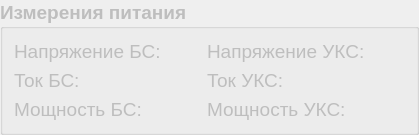
       <widget class="QGroupBox" name="groupBox_8">
        <property name="enabled">
         <bool>false</bool>
        </property>
        <property name="minimumSize">
         <size>
          <width>0</width>
          <height>0</height>
         </size>
        </property>
        <property name="maximumSize">
         <size>
          <width>16777215</width>
          <height>16777215</height>
         </size>
        </property>
        <property name="font">
         <font>
          <pointsize>14</pointsize>
          <weight>75</weight>
          <bold>true</bold>
         </font>
        </property>
        <property name="title">
         <string>Измерения питания</string>
        </property>
        <layout class="QGridLayout" name="gridLayout">
         <item row="0" column="5">
          <spacer name="horizontalSpacer_2">
           <property name="orientation">
            <enum>Qt::Horizontal</enum>
           </property>
           <property name="sizeHint" stdset="0">
            <size>
             <width>40</width>
             <height>20</height>
            </size>
           </property>
          </spacer>
         </item>
         <item row="2" column="1">
          <widget class="QLabel" name="label_BS3">
           <property name="font">
            <font>
             <pointsize>14</pointsize>
             <weight>50</weight>
             <bold>false</bold>
            </font>
           </property>
           <property name="text">
            <string>Мощность БС:</string>
           </property>
          </widget>
         </item>
         <item row="0" column="4">
          <widget class="QLabel" name="label_UKS1">
           <property name="font">
            <font>
             <pointsize>14</pointsize>
             <weight>50</weight>
             <bold>false</bold>
            </font>
           </property>
           <property name="text">
            <string>Напряжение УКС:</string>
           </property>
          </widget>
         </item>
         <item row="1" column="1">
          <widget class="QLabel" name="label_BS2">
           <property name="font">
            <font>
             <pointsize>14</pointsize>
             <weight>50</weight>
             <bold>false</bold>
            </font>
           </property>
           <property name="text">
            <string>Ток БС:</string>
           </property>
          </widget>
         </item>
         <item row="0" column="1">
          <widget class="QLabel" name="label_BS1">
           <property name="font">
            <font>
             <pointsize>14</pointsize>
             <weight>50</weight>
             <bold>false</bold>
            </font>
           </property>
           <property name="text">
            <string>Напряжение БС:</string>
           </property>
          </widget>
         </item>
         <item row="2" column="5">
          <spacer name="horizontalSpacer_6">
           <property name="orientation">
            <enum>Qt::Horizontal</enum>
           </property>
           <property name="sizeHint" stdset="0">
            <size>
             <width>40</width>
             <height>20</height>
            </size>
           </property>
          </spacer>
         </item>
         <item row="1" column="5">
          <spacer name="horizontalSpacer_5">
           <property name="orientation">
            <enum>Qt::Horizontal</enum>
           </property>
           <property name="sizeHint" stdset="0">
            <size>
             <width>40</width>
             <height>20</height>
            </size>
           </property>
          </spacer>
         </item>
         <item row="1" column="4">
          <widget class="QLabel" name="label_UKS2">
           <property name="font">
            <font>
             <pointsize>14</pointsize>
             <weight>50</weight>
             <bold>false</bold>
            </font>
           </property>
           <property name="text">
            <string>Ток УКС:</string>
           </property>
          </widget>
         </item>
         <item row="2" column="4">
          <widget class="QLabel" name="label_UKS3">
           <property name="font">
            <font>
             <pointsize>14</pointsize>
             <weight>50</weight>
             <bold>false</bold>
            </font>
           </property>
           <property name="text">
            <string>Мощность УКС:</string>
           </property>
          </widget>
         </item>
         <item row="2" column="3">
          <spacer name="horizontalSpacer_4">
           <property name="orientation">
            <enum>Qt::Horizontal</enum>
           </property>
           <property name="sizeHint" stdset="0">
            <size>
             <width>40</width>
             <height>20</height>
            </size>
           </property>
          </spacer>
         </item>
         <item row="1" column="3">
          <spacer name="horizontalSpacer_3">
           <property name="orientation">
            <enum>Qt::Horizontal</enum>
           </property>
           <property name="sizeHint" stdset="0">
            <size>
             <width>40</width>
             <height>20</height>
            </size>
           </property>
          </spacer>
         </item>
         <item row="0" column="3">
          <spacer name="horizontalSpacer">
           <property name="orientation">
            <enum>Qt::Horizontal</enum>
           </property>
           <property name="sizeHint" stdset="0">
            <size>
             <width>40</width>
             <height>20</height>
            </size>
           </property>
          </spacer>
         </item>
        </layout>
       </widget>
